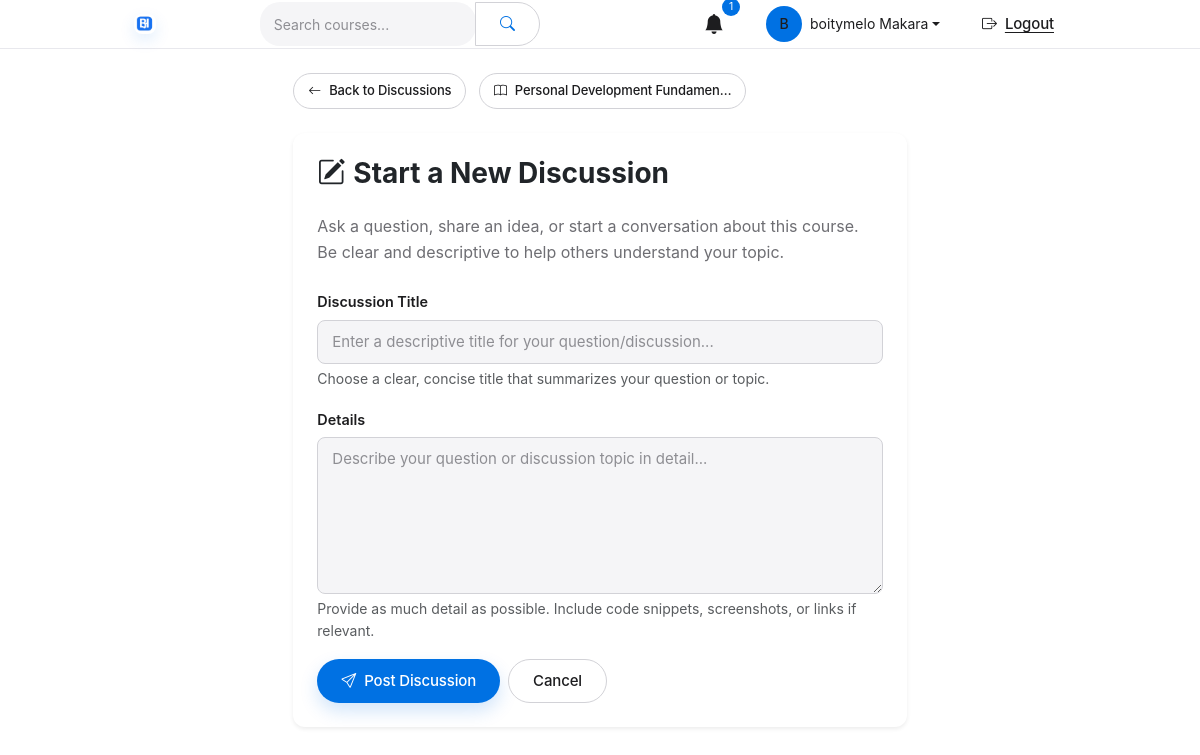
/discussions/course/personal-dev-fundamentals/create/ (signed in), run on the app's committed database.
### apps/accounts/models.py (models this page shows, shortened)
class User(AbstractUser):
    email = models.EmailField(unique=True)          # override to make unique
    is_instructor = models.BooleanField(default=False)
    bio = models.TextField(blank=True)
    profile_picture = models.ImageField(upload_to='profiles/', blank=True, null=True)
    USERNAME_FIELD = 'email'
    REQUIRED_FIELDS = ['username']          # still required for createsuperuser; we auto-generate in forms

### apps/courses/models.py (models this page shows, shortened)
class Course(models.Model):
    title = models.CharField(max_length=200)
    slug = models.SlugField(unique=True)
    instructor = models.ForeignKey(User, on_delete=models.CASCADE, related_name='courses_teaching')
    category = models.ForeignKey(Category, on_delete=models.SET_NULL, null=True, related_name='courses')
    description = CKEditor5Field(config_name='extends')      # CKEditor 5
    thumbnail = models.ImageField(upload_to='courses/thumbnails/')
    price = models.DecimalField(max_digits=8, decimal_places=2, default=0.00)
    is_published = models.BooleanField(default=False)
    created_at = models.DateTimeField(auto_now_add=True)
    updated_at = models.DateTimeField(auto_now=True)

### apps/discussions/views.py (the view)
# urls.py: path('course/<slug:slug>/create/', views.create_discussion, name='create_discussion'),
@login_required
def create_discussion(request, slug):
    course = get_object_or_404(Course, slug=slug)
    is_enrolled = Enrollment.objects.filter(
        user=request.user,
        course=course,
        status='active'
    ).exists()
    is_instructor = course.instructor == request.user
    if not is_enrolled and not is_instructor:
        messages.error(request, 'You must be enrolled in this course to start a discussion.')
        return redirect('course_detail', slug=course.slug)
    if request.method == 'POST':
        form = DiscussionForm(request.POST)
        if form.is_valid():
            discussion = form.save(commit=False)
            discussion.course = course
            discussion.user = request.user
            discussion.save()
            from notifications.models import Notification
            Notification.objects.create(
                user=course.instructor,
                message=f'New discussion: "{discussion.title}" in {course.title}'
            )
            messages.success(request, 'Your discussion has been posted!')
            return redirect('discussions:discussion_detail', pk=discussion.pk)
        else:
            messages.error(request, 'Please fix the errors below.')
    else:
        form = DiscussionForm()
    return render(request, 'discussions/discussion_form.html', {
        'form': form,
        'course': course,
        'is_enrolled': is_enrolled,
    })

### apps/discussions/forms.py
class DiscussionForm(forms.ModelForm):
    class Meta:
        model = Discussion
        fields = ['title', 'body']
        widgets = {
            'title': forms.TextInput(attrs={
                'class': 'form-control',
                'placeholder': 'Enter a descriptive title for your question/discussion...',
                'maxlength': 255,
            }),
            'body': forms.Textarea(attrs={
                'class': 'form-control',
                'rows': 6,
                'placeholder': 'Describe your question or discussion topic in detail...',
            }),
        }
        labels = {
            'title': 'Discussion Title',
            'body': 'Details',
        }

### apps/notifications/context_processors.py (called while the page is built)
def notifications(request):
    if not request.user.is_authenticated:
        return {
            'unread_notifications': 0,
            'recent_notifications': [],
        }
    from .models import Notification
    unread_count = Notification.objects.filter(
        user=request.user,
        is_read=False
    ).count()
    recent_notifications = Notification.objects.filter(
        user=request.user
    ).order_by('-created_at')[:5]
    return {
        'unread_notifications': unread_count,
        'recent_notifications': recent_notifications,
    }

### templates/discussions/discussion_form.html (shortened to what this page needs)
{% extends 'base.html' %}
{% block content %}
<div class="container">
    <div class="row justify-content-center">
        <div class="col-lg-8">
            <div class="mb-4">
                <a href="{% url 'discussions:course_discussions' course.slug %}" class="btn btn-outline-secondary btn-sm">
                    <i class="bi bi-arrow-left me-1"></i> Back to Discussions
                </a>
                <a href="{% url 'course_detail' course.slug %}" class="btn btn-outline-secondary btn-sm ms-2">
                    <i class="bi bi-book me-1"></i> {{ course.title|truncatechars:30 }}
                </a>
            </div>
            <div class="card border-0 shadow-sm">
                <div class="card-body p-4">
                    <h3 class="fw-bold mb-4">
                        <i class="bi bi-pencil-square me-2"></i>Start a New Discussion
                    </h3>
                    <p class="text-muted mb-4">
                        Ask a question, share an idea, or start a conversation about this course.
                        Be clear and descriptive to help others understand your topic.
                    </p>
                    <form method="post">
                        <div class="mb-3">
                            <label for="{{ form.title.id_for_label }}" class="form-label fw-semibold">
                                {{ form.title.label }}
                            </label>
                            {{ form.title }}
                            <div class="form-text">Choose a clear, concise title that summarizes your question or topic.</div>
                        </div>
                        <div class="mb-3">
                            <label for="{{ form.body.id_for_label }}" class="form-label fw-semibold">
                                {{ form.body.label }}
                            </label>
                            {{ form.body }}
                            <div class="form-text">
                                Provide as much detail as possible. Include code snippets, screenshots, or links if relevant.
                            </div>
                        </div>
                        <div class="d-flex gap-2">
                            <button type="submit" class="btn btn-primary">
                                <i class="bi bi-send me-1"></i> Post Discussion
                            </button>
                            <a href="{% url 'discussions:course_discussions' course.slug %}" class="btn btn-outline-secondary">
                                Cancel
                            </a>
                        </div>
                    </form>
                </div>
            </div>
        </div>
    </div>
</div>
{% endblock %}

### templates/base.html (shortened to what this page needs)
{% load static %}
{% load notification_extras %}
<!DOCTYPE html>
<html lang="en">
<head>
    <link href="https://cdn.jsdelivr.net/npm/bootstrap@5.3.0/dist/css/bootstrap.min.css" rel="stylesheet">
    <link rel="stylesheet" href="https://cdn.jsdelivr.net/npm/bootstrap-icons@1.11.0/font/bootstrap-icons.css">
    <link rel="stylesheet" href="{% static 'css/style.css' %}">
</head>
<body>
    <nav class="navbar navbar-expand-lg app-navbar">
        <div class="container">
            <a class="navbar-brand" href="{% url 'home' %}">
                <img src="{% static 'img/bh-elearning-logo.png' %}" alt="BH E-Learning" class="brand-logo">
            </a>
            <div class="collapse navbar-collapse" id="navbarNav">
                <form class="d-flex mx-auto" action="{% url 'course_list' %}" method="get" style="max-width: 400px; width: 100%;">
                    <div class="input-group">
                        <input type="text" class="form-control search-input" name="q" placeholder="Search courses..." value="{{ request.GET.q }}">
                        <button class="btn btn-outline-light" type="submit">
                            <i class="bi bi-search"></i>
                        </button>
                    </div>
                </form>
                <ul class="navbar-nav ms-auto align-items-center">
                    {% if user.is_authenticated %}
                        <li class="nav-item dropdown me-3">
                            <a class="nav-link position-relative" href="#" id="notificationDropdown" role="button" data-bs-toggle="dropdown" aria-expanded="false">
                                <i class="bi bi-bell-fill fs-5"></i>
                                {% if unread_notifications %}
                                    <span class="notification-badge">{{ unread_notifications }}</span>
                                {% endif %}
                            </a>
                        </li>
                        <li class="nav-item dropdown me-3">
                            <a class="nav-link dropdown-toggle d-flex align-items-center" href="#" id="userDropdown" role="button" data-bs-toggle="dropdown" aria-expanded="false">
                                {% if user.profile.avatar %}
                                    <img src="{{ user.profile.avatar.url }}" alt="{{ user.get_full_name }}" class="avatar me-2">
                                {% else %}
                                    <div class="avatar bg-primary text-white d-flex align-items-center justify-content-center me-2">
                                        {{ user.get_full_name|first|upper }}
                                    </div>
                                {% endif %}
                                <span class="d-none d-lg-inline">{{ user.get_full_name|default:user.username }}</span>
                            </a>
                        </li>
                        <li class="nav-item">
                            <form method="post" action="{% url 'logout' %}">
                                <button type="submit" class="nav-link btn btn-link">
                                    <i class="bi bi-box-arrow-right me-1"></i>Logout
                                </button>
                            </form>
                        </li>
                    {% endif %}
                </ul>
            </div>
        </div>
    </nav>
    <main class="py-4">
        {% block content %}
        {% endblock %}
    </main>
</body>
</html>

### data on the page
User: get_full_name|first "B", get_full_name "boitymelo Makara"
Course: title "Personal Development Fundamen…"

### other printed values
{{ unread_notifications }} "1"
